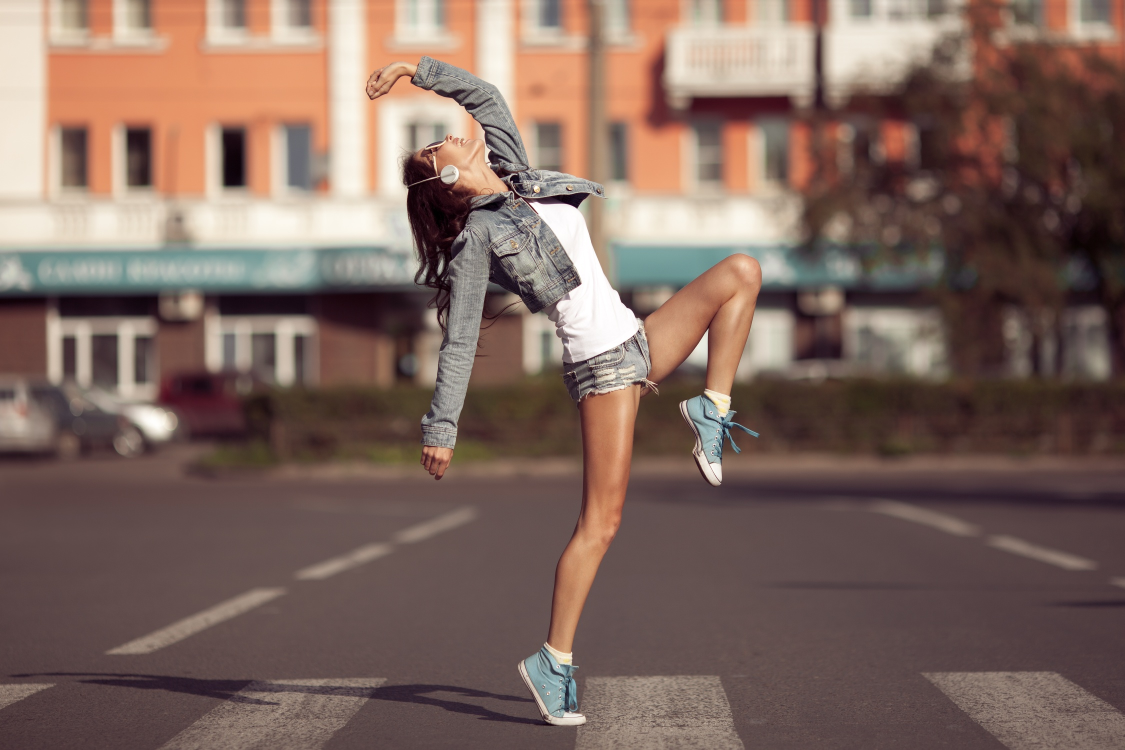
#> input picture cpu/sam3d_body/samples/dancing.jpg, 2250 x 1500 px (shown at 1/2 size)
$ python gen_preprocess_ref.py --image ../../cpu/sam3d_body/samples/dancing.jpg
#> lines starting #> are read from the running program, lines starting #| are printed output that depends on the picture
#!/usr/bin/env python3
"""
Generate a self-contained reference for sam3d_body_preprocess_image
and the TopdownAffine helpers.

Outputs (under --outdir, default /tmp/sam3d_body_ref_pp):
  raw_image.npy            (H, W, 3)   u8     raw RGB image
  bbox_xyxy.npy            (4,)        f32    [x1, y1, x2, y2]
  bbox_center_expect.npy   (2,)        f32    GetBBoxCenterScale center
  bbox_scale_expect.npy    (2,)        f32    GetBBoxCenterScale scale (after fix_ar)
  warp_mat_expect.npy      (2, 3)      f32    get_warp_matrix(center, scale, 512, 512)
  preprocess_expect.npy    (3, 512, 512) f32  normalized input to dinov3

All computed via the upstream implementation (cv2 + numpy only; no
sam_3d_body model required, so this runs without CUDA / HF download).
"""
import argparse
import os
import sys

import cv2
import numpy as np
from PIL import Image


def fix_aspect_ratio(scale, aspect_ratio):
    sw, sh = float(scale[0]), float(scale[1])
    if sw > sh * aspect_ratio:
        return np.array([sw, sw / aspect_ratio], dtype=np.float32)
    else:
        return np.array([sh * aspect_ratio, sh], dtype=np.float32)


def _rotate_point(pt, angle_rad):
    c, s = np.cos(angle_rad), np.sin(angle_rad)
    return np.array([c * pt[0] - s * pt[1], s * pt[0] + c * pt[1]], dtype=np.float32)


def _get_3rd_point(a, b):
    direction = a - b
    return b + np.array([-direction[1], direction[0]], dtype=np.float32)


def get_warp_matrix(center, scale, rot, output_size):
    center = np.asarray(center, dtype=np.float32)
    scale = np.asarray(scale, dtype=np.float32)
    rot_rad = np.deg2rad(rot)
    src_w = scale[0]
    dst_w, dst_h = output_size
    src_dir = _rotate_point(np.array([0.0, src_w * -0.5], dtype=np.float32), rot_rad)
    dst_dir = np.array([0.0, dst_w * -0.5], dtype=np.float32)
    src = np.zeros((3, 2), dtype=np.float32)
    src[0, :] = center
    src[1, :] = center + src_dir
    src[2, :] = _get_3rd_point(src[0, :], src[1, :])
    dst = np.zeros((3, 2), dtype=np.float32)
    dst[0, :] = [dst_w * 0.5, dst_h * 0.5]
    dst[1, :] = np.array([dst_w * 0.5, dst_h * 0.5]) + dst_dir
    dst[2, :] = _get_3rd_point(dst[0, :], dst[1, :])
    return cv2.getAffineTransform(src, dst)


def main():
    ap = argparse.ArgumentParser()
    ap.add_argument("--image", required=True)
    ap.add_argument("--bbox", nargs=4, type=float, default=None,
                    help="x1 y1 x2 y2; defaults to full image")
    ap.add_argument("--out-w", type=int, default=512)
    ap.add_argument("--out-h", type=int, default=512)
    ap.add_argument("--outdir", default="/tmp/sam3d_body_ref_pp")
    args = ap.parse_args()

    os.makedirs(args.outdir, exist_ok=True)

    img = np.asarray(Image.open(args.image).convert("RGB"), dtype=np.uint8)
#> img is the input picture: shape (1500, 2250, 3); mean R, G, B 126.6, 103.3, 94.4
    H, W = img.shape[:2]
#> H = 1500; W = 2250
    if args.bbox is None:
        bbox = np.array([0.0, 0.0, float(W), float(H)], dtype=np.float32)
#> bbox = [0, 0, 2250, 1500]
    else:
        bbox = np.asarray(args.bbox, dtype=np.float32)

    # GetBBoxCenterScale(padding=1.25)
    x1, y1, x2, y2 = bbox
#> x1 = 0; y1 = 0; x2 = 2250; y2 = 1500
    center = np.array([(x1 + x2) * 0.5, (y1 + y2) * 0.5], dtype=np.float32)
#> center = [1125, 750]
    scale_raw = np.array([(x2 - x1) * 1.25, (y2 - y1) * 1.25], dtype=np.float32)
#> scale_raw = [2812.5, 1875]
    # TopdownAffine: aspect_ratio=0.75 → then out_w/out_h=1.0
    s1 = fix_aspect_ratio(scale_raw, 0.75)
#> s1 = [2812.5, 3750]
    scale = fix_aspect_ratio(s1, args.out_w / args.out_h)
    warp = get_warp_matrix(center, scale, 0.0, (args.out_w, args.out_h)).astype(np.float32)

    # cv2.warpAffine + ToTensor + ImageNet norm
    warped = cv2.warpAffine(img, warp, (args.out_w, args.out_h), flags=cv2.INTER_LINEAR)
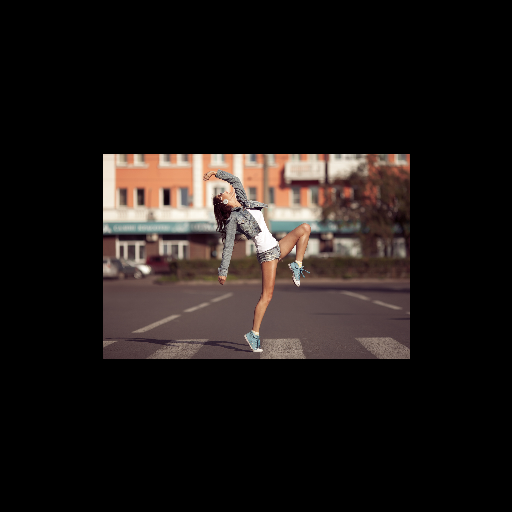
#> warped: shape (512, 512, 3); mean R, G, B 30.4, 24.8, 22.7
    chw = warped.transpose(2, 0, 1).astype(np.float32) / 255.0
    mean = np.array([0.485, 0.456, 0.406], dtype=np.float32).reshape(-1, 1, 1)
    std = np.array([0.229, 0.224, 0.225], dtype=np.float32).reshape(-1, 1, 1)
    pre = (chw - mean) / std

    np.save(os.path.join(args.outdir, "raw_image.npy"), np.ascontiguousarray(img))
    np.save(os.path.join(args.outdir, "bbox_xyxy.npy"), bbox.astype(np.float32))
    np.save(os.path.join(args.outdir, "bbox_center_expect.npy"), center.astype(np.float32))
    np.save(os.path.join(args.outdir, "bbox_scale_expect.npy"), scale.astype(np.float32))
    np.save(os.path.join(args.outdir, "warp_mat_expect.npy"), warp)
    np.save(os.path.join(args.outdir, "preprocess_expect.npy"),
            np.ascontiguousarray(pre))
    print(f"[gen_preprocess_ref] wrote to {args.outdir}", file=sys.stderr)
    print(f"[gen_preprocess_ref] bbox={bbox.tolist()} center={center.tolist()} "
          f"scale={scale.tolist()}", file=sys.stderr)
    print(f"[gen_preprocess_ref] warp=\n{warp}", file=sys.stderr)
    return 0


if __name__ == "__main__":
    sys.exit(main())
#> (the program exits here)
